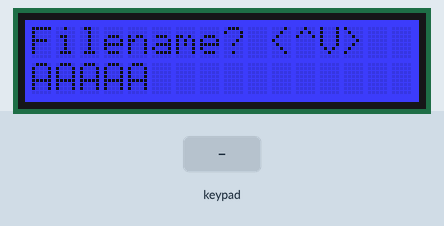
Recording of a sketch running on a simulated Arduino Uno, built with avr-gcc and run on an emulated ATmega328P. On the bench: 16×2 character LCD. The inputs (shaded band) are chosen by the test bench. Storage starts empty; what the sketch prints to the serial monitor is not drawn.

Above: at 3.3 s.
3.4 s: key 'U' pressed
At 4.8 s:
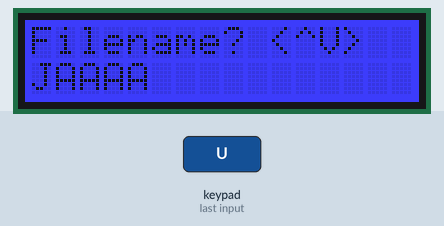
5.1 s: key 'S' pressed
At 5.9 s:
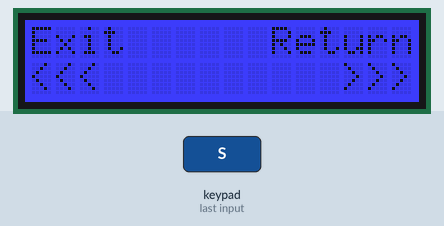
6.6 s: key 'L' pressed
At 7.3 s:
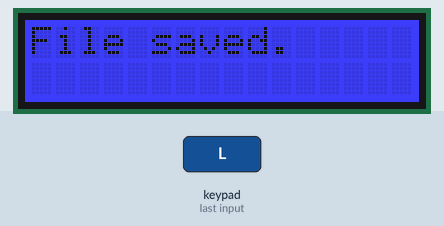
Timing chart, 0 to 9.6 s (numbered marks = the images above; inputs shaded):
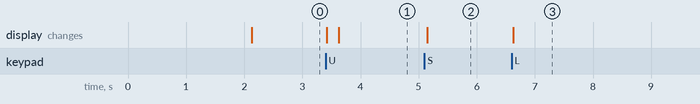

The sketch:

SMArTSerial.ino
```cpp
//------------------------------------
//SimpleMaker Arduino Technical Serial
//Written by Thomas Williams
//(C) Thomas Williams
//Beta 1 completed on 7/13/17
//------------------------------------

#include <SPI.h>
#include <SD.h>
#include <Wire.h>
#include <Adafruit_RGBLCDShield.h>
#include <utility/Adafruit_MCP23017.h>
#include <SoftwareSerial.h>
// Set up SD Card
const int chipSelect = 10;

// Set up Serial
#define rxPin 6
#define txPin 7
SoftwareSerial port =  SoftwareSerial(rxPin, txPin);
// Set up display
Adafruit_RGBLCDShield lcd = Adafruit_RGBLCDShield();

//Declare program vars
bool _run;
char chars[] = "ABCDEFGHIJKLMNOPQRSTUVWXYZ-";
char pad[10];
char fin[10];
char filename[20];
int pos;
int filestemints[5] = {0, 0, 0, 0, 0};
char filestem[10];
int state = 0;
File file;
int lcdcounter = 16;
void setup() {

  //setup display
  lcd.begin(16, 2);
  lcd.setCursor(0, 0);
  lcd.print("SMArTSerial");
  lcd.setCursor(0, 1);
  lcd.print(" (C) T. Williams");
  lcd.setBacklight(0x4); //Sets display color to blue


  // setup debug serial:
  Serial.begin(9600);
  while (!Serial) {
    ; // wait for serial port to connect. Needed for native USB port only
  }

  //setup serial for rs232 port
  pinMode(rxPin, INPUT);
  pinMode(txPin, OUTPUT);
  // _____ __  __ _____   ____  _____ _______       _   _ _______
  //|_   _|  \/  |  __ \ / __ \|  __ \__   __|/\   | \ | |__   __|
  //  | | | \  / | |__) | |  | | |__) | | |  /  \  |  \| |  | |
  //  | | | |\/| |  ___/| |  | |  _  /  | | / /\ \ | . ` |  | |
  // _| |_| |  | | |    | |__| | | \ \  | |/ ____ \| |\  |  | |
  //|_____|_|  |_|_|     \____/|_|  \_\ |_/_/    \_\_| \_|  |_|
  // THIS NUMBER CONTROLS THE RS232 SERIAL PORT BAUD! CHANGE WHEN NECESSARY!
  // VVV THAT ONE VVV
  port.begin(9600);  // <<< THIS ONE  <<<
  // ^^^ YOU MISSED IT ^^^

  //setup SD
  Serial.print("Initializing SD card...");
  // see if the card is present and can be initialized:
  if (!SD.begin(chipSelect)) {
    Serial.println("Card failed, or not present");
    lcd.clear();
    lcd.setCursor(0, 0);
    lcd.print("card failure");
    state = 13;
    return;
  }

  delay(2000);
  lcd.clear();
  pos = 0;

}

void loop() {
  if (state == 0) { // Start State; Collect filename
    lcd.setCursor(0, 0);
    lcd.print("Filename? <^V>");
    for (int i = 0; i < 5; i++) {
      filestem[i] = chars[filestemints[i]];
    }
    filestem[5] = '\0';
    lcd.setCursor(0, 1);
    lcd.print(filestem);

    uint8_t buttons = lcd.readButtons(); //Test buttons

    if (buttons) {
      lcd.clear();
      lcd.setCursor(0, 0);
      if (buttons & BUTTON_UP) {
        filestemints[pos] += 1;
        if (filestemints[pos] == 27) {
          filestemints[pos] = 0;
        }
      }
      if (buttons & BUTTON_DOWN) {

        if (filestemints[pos] == 0) {
          filestemints[pos] = 26;
        } else {
          filestemints[pos] -= 1;
        }
      }
      if (buttons & BUTTON_LEFT) {
        if (pos == 0) {
          pos = 4;
        } else {
          pos -= 1;
        }
      }
      if (buttons & BUTTON_RIGHT) {
        pos += 1;
        if (pos == 5) {
          pos = 0;
        }
      }
      if (buttons & BUTTON_SELECT) {
        state = 1;
        lcd.clear();
      }
    }
  }
  if (state == 1) { //State determines the next filename to use
    strcpy(filename, filestem);
    strcat(filename, "000.csv");
    int i = 1;
    while (SD.exists(filename)) { //Search for lowest uncreated filenumber
      strcpy(filename, filestem);
      sprintf(pad, "%03d", i);
      strcat(filename, pad);
      strcat(filename, ".csv");
      i++;
    }
    file = SD.open(filename, FILE_WRITE);
    state = 2; //Go to logging state
  }
  if (state == 2) { //Logging state

    char c = port.read();
    if (c != -1) {
      file.print(c);
      if (lcdcounter > 0) {
        lcd.print(c);
        lcdcounter--;
      } else {
        lcd.clear();
        lcd.setCursor(0, 0);
        lcd.print(c);
        lcdcounter = 15;
      }
    }

    uint8_t buttons = lcd.readButtons(); // Test for select button
    if (buttons) {
      if (buttons & BUTTON_SELECT) {
        state = 3; //Enter potential exit state
        lcd.clear();
      }
    }
  }
  if (state == 3) { //Potential exit state. Still logs data, but doesn't display it.
    lcd.setCursor(0, 0);
    lcd.print("Exit      Return");
    lcd.setCursor(0, 1);
    lcd.print("<<<          >>>");
    char c = port.read();
    if (c != -1) {
      file.print(c);
    }

    uint8_t buttons = lcd.readButtons(); //Test buttons to see if a choice has been made
    if (buttons) {
      if (buttons & BUTTON_RIGHT) {
        state = 2; //Exit potential exit state and return to the logging state
        lcd.clear();
      }
      if (buttons & BUTTON_LEFT) {
        file.close();  //Close aka save file
        lcd.clear();   //Display a haltlike message
        lcd.setCursor(0, 0);
        lcd.print("File saved.");
        state = 13; //Exit state
        return; //Break out of the loop

      }
    }
  }
}
```

Measured:
- after the input at 3.4 s, the display: first changes at once (image 1 shows a later state)
- after the input at 5.1 s, the display: changes after 0.05 s (image 2)
- after the input at 6.6 s, the display: changes at once (image 3)
